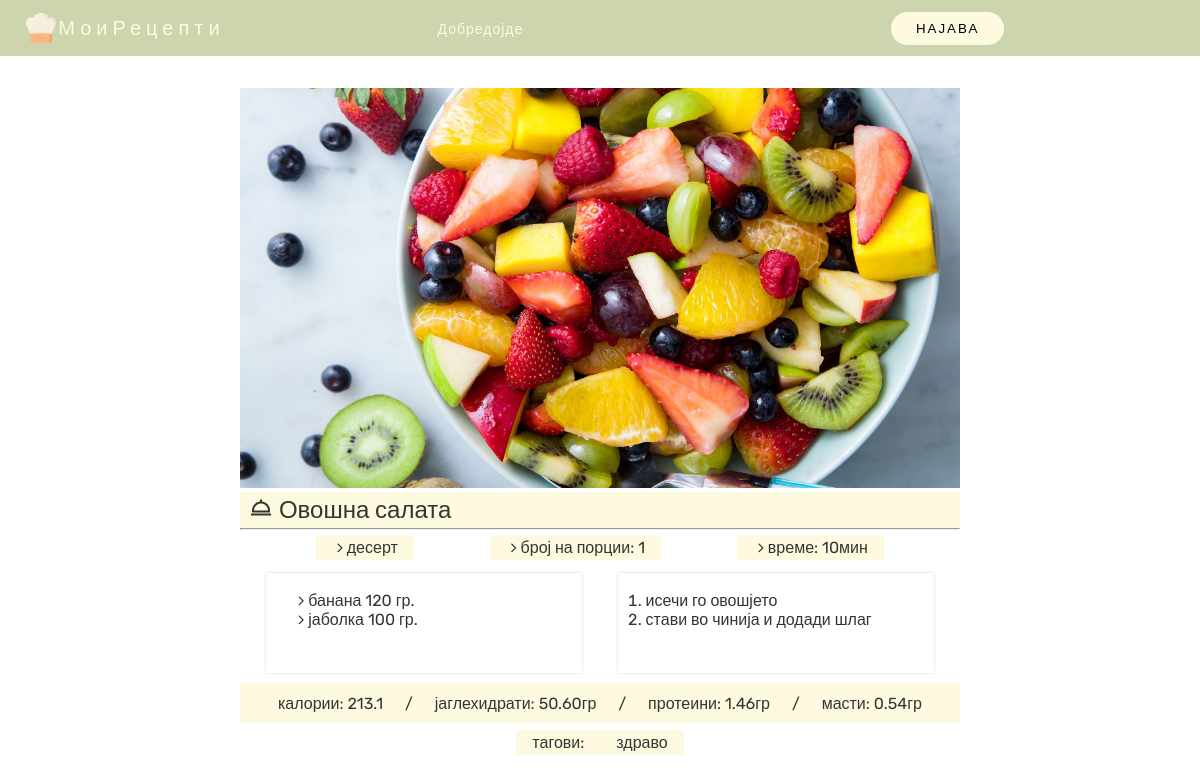
The app's page /code/recept_detali.php?id=1 with its own data.
### tables this page shows
CREATE TABLE `recept` (
  `id` int(11) NOT NULL,
  `korisnik_id` int(11) NOT NULL,
  `ime` varchar(50) NOT NULL,
  `kategorija` varchar(50) NOT NULL,
  `vremeZaPodgotovka` int(11) DEFAULT NULL,
  `brojPorcii` int(11) NOT NULL,
  `slika` varchar(255) DEFAULT NULL
);

CREATE TABLE `recept_cekori` (
  `id` int(11) NOT NULL,
  `broj` int(11) NOT NULL,
  `opis` text NOT NULL,
  `recept_id` int(11) NOT NULL
);

CREATE TABLE `recept_nutri` (
  `recept_id` int(11) NOT NULL,
  `jaglehidrati` decimal(5,2) NOT NULL,
  `masti` decimal(5,2) NOT NULL,
  `proteini` decimal(5,2) NOT NULL
);

CREATE TABLE `recept_tags` (
  `id` int(50) NOT NULL,
  `recept_id` int(50) NOT NULL,
  `ime` varchar(50) NOT NULL
);

### code/recept_detali.php (the view, shortened to what this page needs)
<?php
include "header.php";
$id = $_GET['id'];
?>
<!DOCTYPE html>
<html lang="en">
<head>
    <link rel="stylesheet" href="css/recept_detali.css">
</head>
<body>
    <section class="wrapper">
        <?php
        $sql = "SELECT * FROM recept WHERE id='$id'";
        $result = mysqli_query($conn, $sql);
        $recept = $result->fetch_array();
        echo
        '
        <div>
            <img src="uploadfile/' . $recept['slika'] . '" class="recept_slika">
        </div>
        <div class="column__title--wrapper">
            <h1><i class="bx bx-dish"></i> ' . $recept['ime'] . ' </h1>
        </div>
        <hr>
        <div class="detali_list">
        <div class="detali">
            <p> <i class="fa fa-angle-right"></i> ' . $recept['kategorija'] . '</p>
        </div>
        <div class="detali">
            <p> <i class="fa fa-angle-right"></i> број на порции: ' . $recept['brojPorcii'] . '</p>
        </div>
        <div class="detali">
            <p> <i class="fa fa-angle-right"></i> време: ' . $recept['vremeZaPodgotovka'] . 'мин</p>
        </div>
        </div>
        ';
        ?>
        <div class="card_column">
            <div class="card">
                <?php
                $sqlSostojki = "SELECT * FROM sostojki_na_recept WHERE recept_id='" . $id . "' ";
                $sostojki = mysqli_query($conn, $sqlSostojki);
                if ($sostojki->num_rows > 0) {
                    echo '
                    <div class="cekori_lista" >
                    <ul>';
                    while ($sostojka = $sostojki->fetch_array()) {
                        echo '
                    <li class="cekor">
                        <i class="fa fa-angle-right"></i> ' . $sostojka['ime'] . ' ' . $sostojka['kolicina'] . ' гр.
                    </li>';
                    }
                    echo
                    '</ul>
                    </div>';
                }
                ?>
            </div>
            <div class="card">
                <?php
                $sqlCekori = "SELECT * FROM recept_cekori WHERE recept_id='" . $id . "' ORDER BY broj ASC";
                $cekori = mysqli_query($conn, $sqlCekori);
                if ($cekori->num_rows > 0) {
                    echo '
                    <div class="cekori_lista" >
                        <ol>';
                    while ($cekor = $cekori->fetch_array()) {
                        echo '
                            <li class="cekor">
                                ' . $cekor['opis'] . '
                            </li>';
                    }
                    echo '
                        </ol>
                    </div>';
                }
                ?>
            </div>
        </div>
        <?php
        $sql = "SELECT * FROM recept_nutri WHERE recept_id ='" . $id . "' ";
        $result = mysqli_query($conn, $sql);
        $row = $result->fetch_array();
        $kcal = $row['jaglehidrati'] * 4 + $row['proteini'] * 4 + $row['masti'] * 9;
        echo '
        <div class="nutri">
            <p>калории:  ' . $kcal . ' </p>
            <p>/</p>
            <p> јаглехидрати:  ' . $row['jaglehidrati'] . 'гр </p>
            <p>/</p>
            <p> протеини:   ' . $row['proteini'] . 'гр </p>
            <p>/</p>
            <p> масти:   ' . $row['masti'] . 'гр </p>
        </div>
        ';
        $sql = "SELECT * FROM recept_tags WHERE recept_id='" . $id . "'";
        $result = mysqli_query($conn, $sql);
        if ($result) {
            echo '<div class="tags">
            <p> тагови:</p>';
            while ($tags = $result->fetch_array()) {
                echo ' <p> ' . $tags['ime'] . ' </p> ';
            }
            echo '</div>';
        }
        ?>
    </section>
</body>
</html>

### code/header.php (shortened to what this page needs)
<!DOCTYPE html>
<html lang="en">
<head>
    <link rel="stylesheet" href="css/header.css">
    <link rel="stylesheet" href="https://maxcdn.bootstrapcdn.com/font-awesome/4.6.3/css/font-awesome.min.css" type="text/css">
    <link href='https://unpkg.com/boxicons@2.0.7/css/boxicons.min.css' rel='stylesheet'>
</head>
<body>
    <nav class="navbar">
        <div class="navbar__container">
            <div class="logo">
                <img src="images/logohat.png" alt="logo">
                <span>МоиРецепти</span>
            </div>
            <ul class="nav-links">
                <?php
                if (isset($_SESSION['korisnik-id'])) {
                    echo '<li><a href="moirecepti.php">Мои рецепти</a></li>';
                    echo '<li><a href="./nov_recept.php">Креирај рецепт</a></li>';
                    echo '<li><a href="recepti.php">Рецепти</a></li>';
                    echo '<li><a href="shoping_lista.php">Шопинг листа</a></li> <br>';
                    echo '<li><a href="./profil.php"><button class="header-btn">Профил</button></a></li>';
                } else {
                    echo '<li><a href="./welcome.php">Добредојде</a</li>';
                    echo '<li><a class="cta" href="./najava.php"><button class="header-btn">Најава</button></a></li>';
                }
                ?>
            </ul>
        </div>
    </nav>
</body>
</html>

### code/css/header.css (style rules this page uses)
:root { --header-height: 3.5rem; --yellow-color-light: #fefae0; --yellow-color: #FDF5C4; --yellow-color-dark: #F9E88B; --dark-color: #32352b; --green-color-light: #E9EDDC; --green-color: #ccd5ae; --green-color-dark: #605C4E; --brown-light:#faedcd; --brown-dark:#d4a373; --title-color: #19181b; --text-color: #333533; --text-color-light: #afaa9d; --body-color: #fffdf881; --body-font: "Nunito", sans-serif; --normal-font-size: 1rem; --small-font-size: 0.75rem; --smaller-font-size: 0.75rem; --font-medium: 500; --font-semi-bold: 600; --z-fixed: 100; }
* { box-sizing: border-box; margin: 0; padding: 0; font-family: "Rubik", sans-serif; font-weight: 400; }
body { margin-top: var(--header-height); height: 100%; }
.navbar { position: fixed; width: 100%; padding: 0 1rem; transition: all 0.3s ease; top: 0; left: 0; height: var(--header-height); background-color: var(--green-color); z-index: var(--z-fixed); }
.navbar__container { display: flex; width: 100%; align-items: center; justify-content: space-around; height: var(--header-height); }
.logo img { height: 30px; margin: 2px; }
.logo { display: flex; color: var(--yellow-color-light); letter-spacing: 5px; font-size: 20px; align-items: center; }
.nav-links { display: inline-flex; width: 60%; justify-content: space-around; align-items: center; }
.nav-links a { color: var(--yellow-color-light); text-decoration: none; letter-spacing: 1px; font-size: 14px; }
.nav-links li { list-style: none; }
.nav-links li a { transition: all 0.3s ease; margin-left: 25px; }
.header-btn { padding: 9px 25px; background-color: var(--yellow-color-light); border: none; border-radius: 50px; cursor: pointer; transition: all 0.3s ease 0s; text-transform: uppercase; letter-spacing: 2px; }
@media screen and (max-width: 1230px) { .nav-links { width: 80%; } }
@media screen and (max-width: 1230px) { button { padding: 9px 10px; } }

### code/css/recept_detali.css (style rules this page uses)
:root { --header-height: 3.5rem; --yellow-color-light: #fefae0; --yellow-color: #FDF5C4; --yellow-color-dark: #F9E88B; --dark-color: #32352b; --green-color-light: #E9EDDC; --green-color: #ccd5ae; --green-color-dark: #605C4E; --brown-light:#faedcd; --brown-dark:#d4a373; --title-color: #19181b; --text-color: #333533; --text-color-light: #afaa9d; --body-color: #fffdf881; --body-font: "Rubik", sans-serif; --normal-font-size: 1.2rem; --small-font-size: 1rem; --smaller-font-size: 0.75rem; --font-medium: 500; --font-semi-bold: 600; --z-fixed: 100; }
body { font-family: var(--body-font); color: var(--text-color); }
i { padding-left: 5px; }
hr { height: 1px; }
ul { list-style-type: none; }
.recept_slika { width: 100%; height: 400px; object-fit: cover; }
.wrapper { padding: 2rem 15rem; }
.column__title--wrapper { background-color: var(--yellow-color-light); font-weight: bold; display: grid; padding: 0.25rem; justify-content: flex-start; align-items: center; }
.detali_list { display: flex; justify-content: space-evenly; }
.tags { display: flex; justify-content: center; }
.detali , .tags > p { margin: 5px 0; padding: 0 1rem; display: grid; background-color: var(--yellow-color-light); height: 25px; font-size: var(--small-font-size); text-align: start; align-items: center; }
.nutri { margin: 2px 0; padding: 0 1rem; display: flex; background-color: var(--yellow-color-light); width: 100%; height: 40px; font-size: var(--small-font-size); text-align: start; align-items: center; justify-content: space-evenly; }
.card_column { display: grid; grid-template-columns: 50% 50%; justify-items: center; padding: 0.5rem 0.5rem; }
.card { display: grid; width: 90%; min-height: 100px; padding: 0.5rem 0.5rem; box-shadow: 0 0 2px rgba(0, 0, 0, 0.2); }
.cekori_lista { padding: 10px 20px; }

### records on screen
recept: slika (picture), ime "Овошна салата", kategorija "десерт", brojPorcii "1", vremeZaPodgotovka "10"
recept_cekori: opis "исечи го овошјето"
recept_cekori: opis "стави во чинија и додади шлаг"
recept_nutri: kcal "213.1", jaglehidrati "50.60", proteini "1.46", masti "0.54"
recept_tags: ime "здраво"

### other values on screen
$sostojka['ime'] "банана"
$sostojka['kolicina'] "120"
$sostojka['ime'] "јаболка"
$sostojka['kolicina'] "100"
